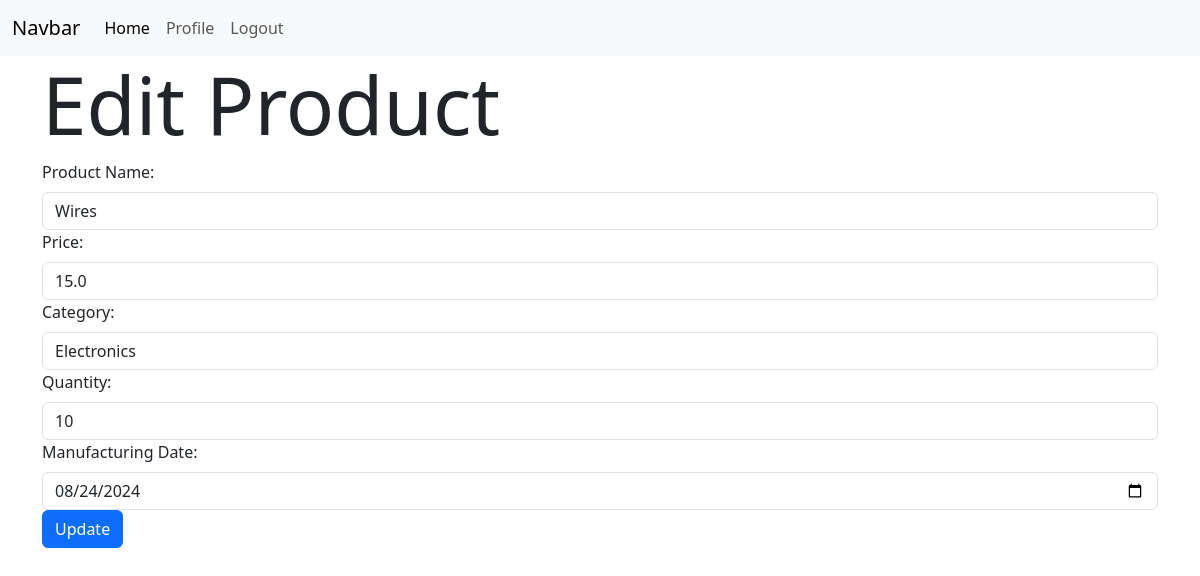
The app's page /product/2/edit (signed in) with its own data.
### models.py (models this page shows)
class Product(db.Model):
    id = db.Column(db.Integer, primary_key=True)
    name = db.Column(db.String(32), unique=True)
    price = db.Column(db.Float, nullable=False)
    category_id = db.Column(db.Integer, db.ForeignKey('category.id'),nullable=False)
    quantity = db.Column(db.Integer, nullable=False)
    man_date = db.Column(db.Date, nullable=False)
    carts = db.relationship('Cart', backref='product', lazy=True, cascade="all, delete")
    orders = db.relationship('Order', backref='product', lazy=True, cascade="all, delete")

### routes.py (the view)
@app.route('/product/<int:id>/edit')
@admin_required
def edit_product(id):
    categories = Category.query.all()
    product = Product.query.get(id)
    return render_template('product/edit.html',categories=categories,product=product)

### routes.py (called while the page is built)
def admin_required(func):
    @wraps(func)
    def inner(*args, **kwargs):
        if 'user_id' not in session:
            flash('Please login to continue')
            return redirect(url_for('login'))
        user = User.query.get(session['user_id'])
        if not user.is_admin:
            flash('You are not authorized to access this page')
            return redirect(url_for('index'))
        return func(*args, **kwargs)
    return inner

### templates/Product/edit.html (shortened to what this page needs)
{% extends 'layout.html' %}
{% block content %}
<h1 class="display-1">
    Edit Product
</h1>
 <form action="{{url_for('edit_product_post',id=product.id)}}" method="post" class="form">
    <div class="form-group">
        <label for="name" class="form-label">Product Name:</label>
        <input type="text"
        name="name"
        id="name"
        class="form-control"
        value="{{product.name}}"
        required>
    </div>
    <div class="form-group">
        <label for="price" class="form-label">Price:</label>
        <input type="number"
        name="price"
        min="1"
        value="{{product.price}}"
        id="price"
        class="form-control"
        required>
    </div>
    <div class="form-group">
        <label for="category_id" class="form-label">Category:</label>
        <select name="category_id" id="category_id" class="form-control" required>
            {% for cat in categories %}
                {% if cat.id == product.category_id %}
                    <option selected value="{{ cat.id }}">{{ cat.name }}</option>
                {% else %}
                    <option value="{{ cat.id }}">{{ cat.name }}</option>
                {% endif %}
            {% endfor %}
        </select>
    </div>
    <div class="form-group">
        <label for="quantity" class="form-label">Quantity:</label>
        <input type="text"
        name="quantity"
        min="1"
        value="{{product.quantity}}"
        id="quantity"
        class="form-control"
        required>
    </div>
    <div class="form-group">
        <label for="man_date" class="form-label">Manufacturing Date:</label>
        <input type="date"
        name="man_date"
        value="{{product.man_date}}"
        id="man_date"
        class="form-control"
        required>
    </div>
    <div>
            <button type="submit" class="btn btn-primary">
             Update</button>
    </div>
</form>
{% endblock %}

### records on screen
Product: name "Wires", price "15.0", quantity "10", man_date "08/24/2024"

### other values on screen
form field category_id "Electronics"
